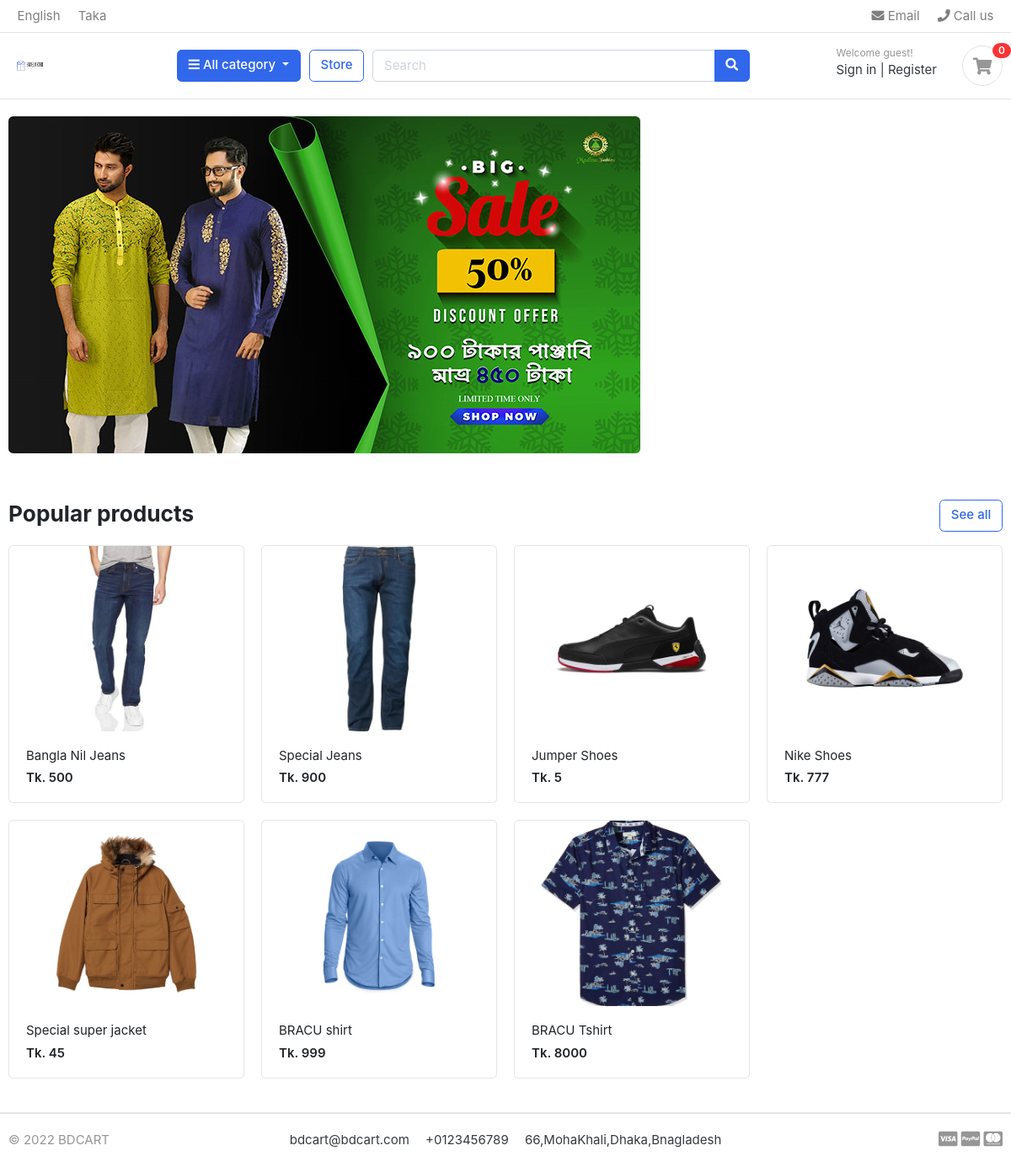
The page / on the database its author committed.
### store/models.py (models this page shows, shortened)
class Product(models.Model):
    product_name    = models.CharField(max_length=200, unique=True)
    slug            = models.SlugField(max_length=200, unique=True)
    description     = models.TextField(max_length=500, blank=True)
    price           = models.IntegerField()
    images          = models.ImageField(upload_to='photos/products')
    stock           = models.IntegerField()
    is_available    = models.BooleanField(default=True)
    category        = models.ForeignKey(Category, on_delete=models.CASCADE)
    created_date    = models.DateTimeField(auto_now_add=True)
    modified_date   = models.DateTimeField(auto_now=True)
    def get_url(self):
        return reverse('product_detail', args=[self.category.slug, self.slug])

### banglakart/views.py (the view)
# urls.py: path("",views.home,name="home"),
def home(request):
    products=Product.objects.all().filter(is_available=True)
    context={
        'products':products,
    }
    return render(request,"home.html",context)

### carts/context_processors.py (called while the page is built)
def counter(request):
    cart_count=0
    if 'admin' in request.path:
        return()
    else:
        try:
            cart=Cart.objects.filter(cart_id=_cart_id(request))
            cart_items=CartItem.objects.all().filter(cart=cart[:1])
            for cart_item in cart_items:
                cart_count+=cart_item.quantity
        except Cart.DoesNotExist:
            cart_count=0
    return dict(cart_count=cart_count)

### carts/views.py (called while the page is built)
def _cart_id(request):
    cart = request.session.session_key
    if not cart:
        cart = request.session.create()
    return cart

### category/context_processors.py (called while the page is built)
def menu_links(request):
 links =Category.objects.all()
 return dict(links=links)

### category/models.py (called while the page is built)
    def get_url(self):
            return reverse('products_by_category', args=[self.slug])

### templates/home.html
{% extends 'base.html' %}
{% load static %}
{% block content %}
<div class="row">
    {% for product in products %}
	<div class="col-md-3">
		<div class="card card-product-grid">
			<a href="{{product.get_url}}" class="img-wrap"> <img src="{{product.images.url}}"> </a>
			<figcaption class="info-wrap">
				<a href="{{product.get_url}}" class="title">{{product.product_name}}</a>
				<div class="price mt-1">Tk. {{product.price}}</div>
			</figcaption>
		</div>
	</div>
    {% endfor %}
</div>
</div>
</section>
</body>
</html>
{% endblock %}

### static/css/ui.css (style rules this page uses)
html { font-family: "Inter", sans-serif; font-size: 15px; }
.img-wrap { text-align: center; display: block; }
.img-wrap img { max-width: 100%; }
[class*=card-product] a.title { color: #212529; display: block; }
[class*=card-product] .img-wrap { overflow: hidden; position: relative; }
[class*=card-product] .img-wrap img { height: 100%; max-width: 100%; width: auto; display: inline-block; -o-object-fit: cover; object-fit: cover; }
.card-product-grid { margin-bottom: 20px; }
.card-product-grid .img-wrap { border-radius: 0.2rem 0.2rem 0 0; height: 220px; }
.card-product-grid .info-wrap { overflow: hidden; padding: 18px 20px; }
.card .img-wrap { overflow: hidden; }
.price { font-weight: 600; color: #212529; }

### rows shown on the page
Product: images (picture), product_name "Bangla Nil Jeans", price "500"
Product: images (picture), product_name "Special Jeans", price "900"
Product: images (picture), product_name "Jumper Shoes", price "5"
Product: images (picture), product_name "Nike Shoes", price "777"
Product: images (picture), product_name "Special super jacket", price "45"
Product: images (picture), product_name "BRACU shirt", price "999"
Product: images (picture), product_name "BRACU Tshirt", price "8000"

### other values the page prints
{{ cart_count }} "0"
